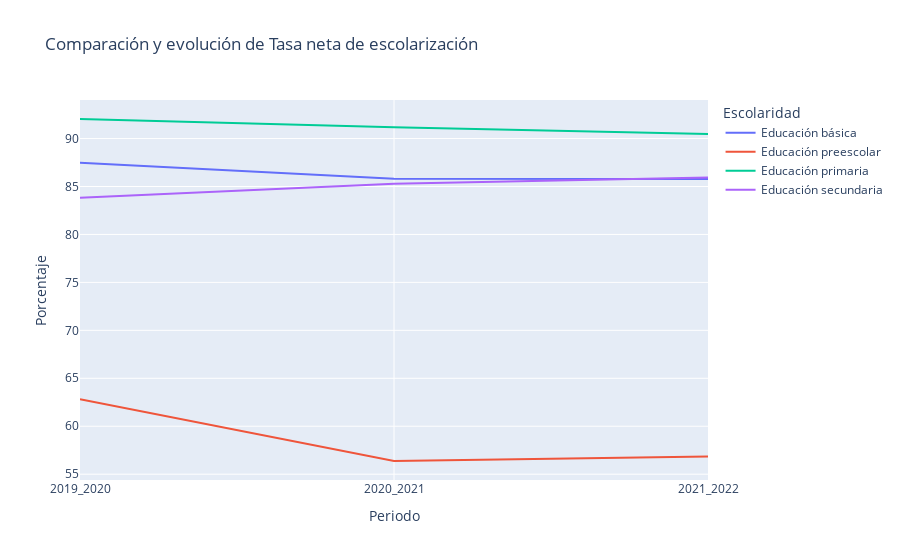

The notebook cell saved with this chart:
### Markdown cell above
##### Comparativa de Tasa neta de escolarización

### Code cell
dff = data_escolar_subset[data_escolar_subset['Indicador'].str.contains('Tasa neta de escolarización')]
title = 'Comparación y evolución de Tasa neta de escolarización'
fig = px.line(dff, x="Periodo", y="Porcentaje", color='nivel_escolaridad', title = title,labels={'nivel_escolaridad':'Escolaridad'})
fig.show()

### Figure 1 — Plotly figure (JSON) as saved in the notebook; plotly's stock layout.template omitted (floating-point values rounded to 4 significant figures)
{"data": [{"hovertemplate": "Escolaridad=Educación básica<br>Periodo=%{x}<br>Porcentaje=%{y}<extra></extra>", "legendgroup": "Educación básica", "line": {"color": "#636efa", "dash": "solid"}, "marker": {"symbol": "circle"}, "mode": "lines", "name": "Educación básica", "orientation": "v", "showlegend": true, "type": "scatter", "x": ["2019_2020", "2020_2021", "2021_2022"], "xaxis": "x", "y": [87.48, 85.8, 85.78], "yaxis": "y"}, {"hovertemplate": "Escolaridad=Educación preescolar<br>Periodo=%{x}<br>Porcentaje=%{y}<extra></extra>", "legendgroup": "Educación preescolar", "line": {"color": "#EF553B", "dash": "solid"}, "marker": {"symbol": "circle"}, "mode": "lines", "name": "Educación preescolar", "orientation": "v", "showlegend": true, "type": "scatter", "x": ["2019_2020", "2020_2021", "2021_2022"], "xaxis": "x", "y": [62.81, 56.38, 56.84], "yaxis": "y"}, {"hovertemplate": "Escolaridad=Educación primaria<br>Periodo=%{x}<br>Porcentaje=%{y}<extra></extra>", "legendgroup": "Educación primaria", "line": {"color": "#00cc96", "dash": "solid"}, "marker": {"symbol": "circle"}, "mode": "lines", "name": "Educación primaria", "orientation": "v", "showlegend": true, "type": "scatter", "x": ["2019_2020", "2020_2021", "2021_2022"], "xaxis": "x", "y": [92.04, 91.18, 90.48], "yaxis": "y"}, {"hovertemplate": "Escolaridad=Educación secundaria<br>Periodo=%{x}<br>Porcentaje=%{y}<extra></extra>", "legendgroup": "Educación secundaria", "line": {"color": "#ab63fa", "dash": "solid"}, "marker": {"symbol": "circle"}, "mode": "lines", "name": "Educación secundaria", "orientation": "v", "showlegend": true, "type": "scatter", "x": ["2019_2020", "2020_2021", "2021_2022"], "xaxis": "x", "y": [83.83, 85.28, 85.93], "yaxis": "y"}], "layout": {"legend": {"title": {"text": "Escolaridad"}, "tracegroupgap": 0}, "title": {"text": "Comparación y evolución de Tasa neta de escolarización"}, "xaxis": {"anchor": "y", "domain": [0, 1], "title": {"text": "Periodo"}}, "yaxis": {"anchor": "x", "domain": [0, 1], "title": {"text": "Porcentaje"}}}}
